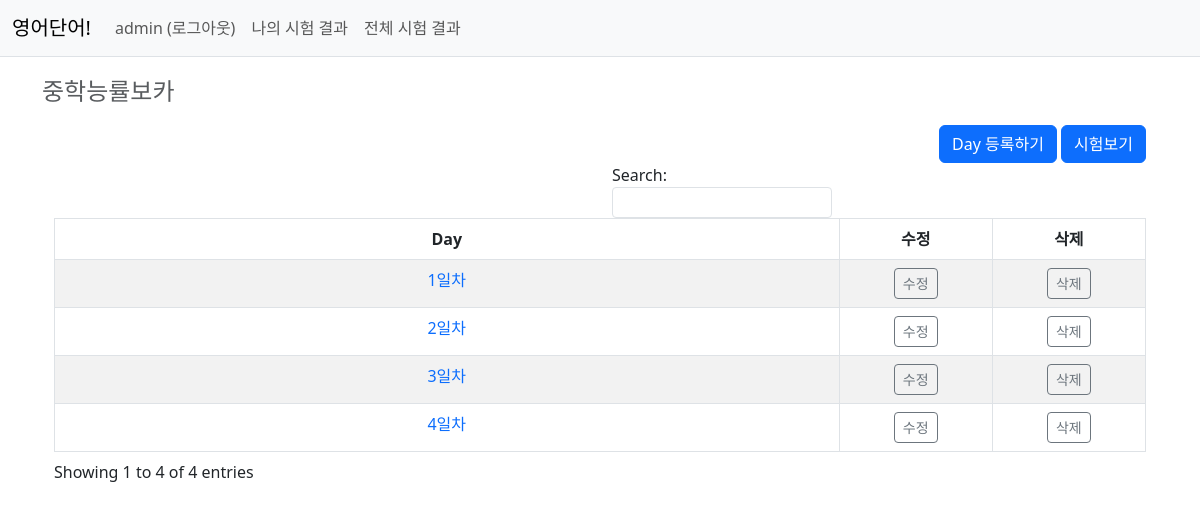
The page /word/2/ (signed in) on the database as committed earlier.
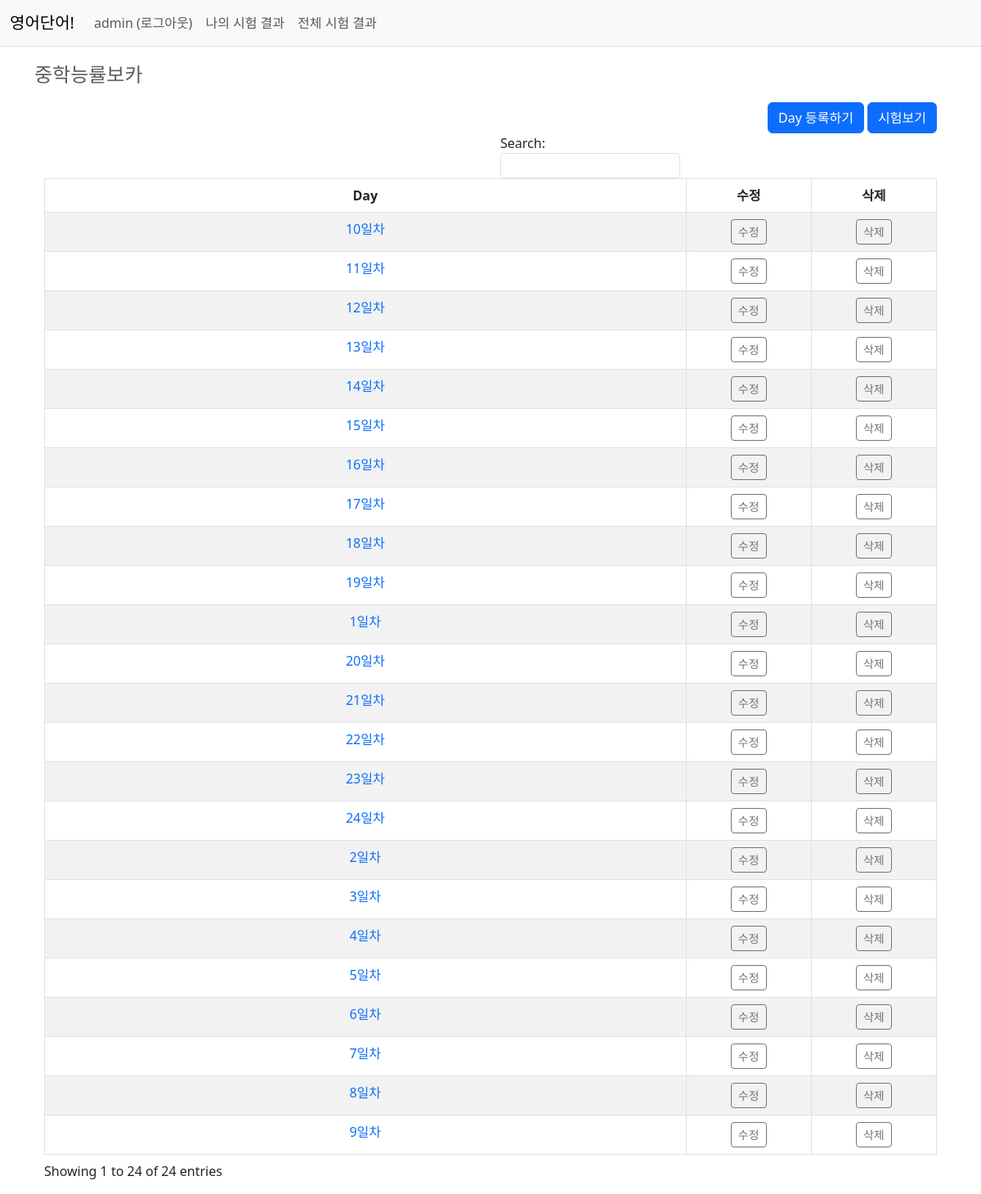
The same page on the database as committed later.
### word/models.py (models this page shows, shortened)
class Day(models.Model):
    book = models.ForeignKey(Book, on_delete=models.CASCADE)
    name = models.CharField(max_length=200)
    create_user = models.ForeignKey(User, on_delete=models.CASCADE)
    create_date = models.DateTimeField()

### word/views/book_views.py (the view, shortened to what this page needs)
# urls.py: path('<int:book_id>/', book_views.book_detail, name='book_detail'),
@login_required(login_url='common:login')
def book_detail(request, book_id):
    book = get_object_or_404(Book, pk=book_id)
    context = {'book': book, 'title_tag': (book.name + " Day보기")}
    return render(request, 'word/book_detail.html', context)

### templates/word/book_detail.html (shortened to what this page needs)
{% extends 'base.html' %}
{% load pybo_filter %}
{% block content %}
<div class="container my-3">
    <div class="">
        <nav aria-label="breadcrumb fs-5">
            <ol class="breadcrumb">
            <li class="breadcrumb-item active fs-4" aria-current="page">{{book.name}}</li>
            </ol>
        </nav>
    </div>
    <div class="container text-end">
        <a href="{% url 'word:day_create' book.id%}" class="btn btn-primary">Day 등록하기</a>
        <a href="{% url 'word:test_index' book.id %}" class="btn btn-primary">시험보기</a>
    </div>
    <div class="container mb-3">
        <table id="sortTable" class="form-label table table-striped table-bordered text-center order-column">
            <thead>
                <tr>
                    <th width="70%">Day</th>
                    <th width="15%">수정</th>
                    <th width="15%">삭제</th>
                </tr>
            </thead>
            <tbody>
            {%if book.day_set %}
            {% for day in book.day_set.all %}
                <tr>
                    <td><a href="{% url 'word:day_detail' day.id%}">{{ day.name }}</a></td>
                    <td>
                        <a href="#" class="alert_btn btn btn-sm btn-outline-secondary"
                           data-type="modify" data-uri="{% url 'word:day_modify' day.id  %}">수정</a>
                    </td>
                    <td>
                        <a href="#" class="alert_btn btn btn-sm btn-outline-secondary"
                           data-type="delete" data-uri="{% url 'word:day_delete' day.id  %}">삭제</a>
                    </td>
                </tr>
            {% endfor %}
            {% else %}
                <td colspan="3">Day가 등록되지 않았습니다.</td>
            {% endif %}
            </tbody>
        </table>
    </div>
</div>
{% endblock %}

Rows that differ between the two databases and show on the page:
added Day: name "5일차"
added Day: name "6일차"
added Day: name "7일차"
added Day: name "8일차"
added Day: name "9일차"
added Day: name "10일차"
added Day: name "11일차"
added Day: name "12일차"
added Day: name "13일차"
added Day: name "14일차"
added Day: name "15일차"
added Day: name "16일차"
added Day: name "17일차"
added Day: name "18일차"
added Day: name "19일차"
added Day: name "20일차"
added Day: name "21일차"
added Day: name "22일차"
added Day: name "23일차"
added Day: name "24일차"
Other text that changed with them:
text written by a page script: "Search: Showing 1 to 4 of 4 entries" → "Search: Showing 1 to 24 of 24 entries"
